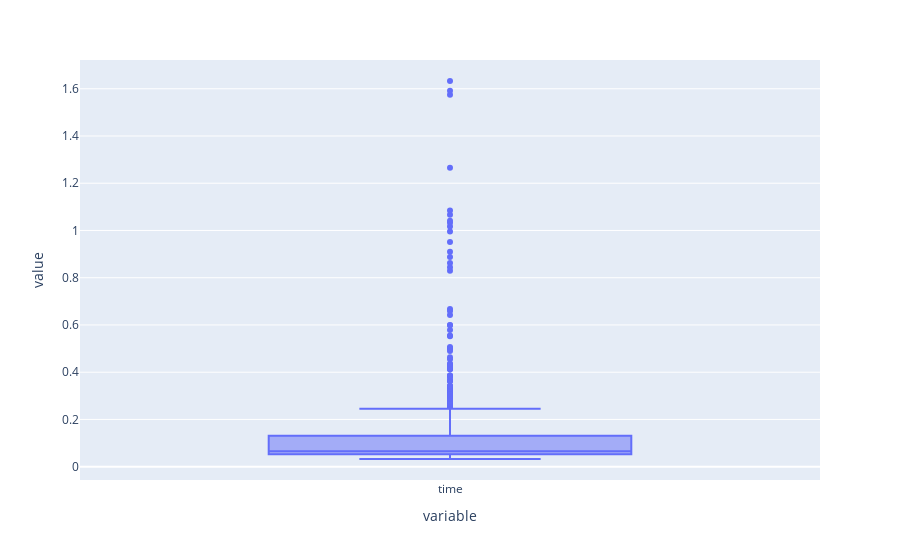

Notebook cell for this chart:
### Code cell
addresses_seq[["time"]].boxplot()

### Figure 1 — Plotly figure (JSON) as saved in the notebook; plotly's stock layout.template omitted (floating-point values rounded to 4 significant figures; data arrays with more than 128 entries replaced by an {"elided": "..."} marker saying what was removed)
{"data": [{"alignmentgroup": "True", "hovertemplate": "variable=%{x}<br>value=%{y}<extra></extra>", "legendgroup": "", "marker": {"color": "#636efa"}, "name": "", "notched": false, "offsetgroup": "", "orientation": "v", "showlegend": false, "type": "box", "x": {"elided": "1000 str values"}, "x0": " ", "xaxis": "x", "y": {"elided": "1000 float values"}, "y0": " ", "yaxis": "y"}], "layout": {"boxmode": "group", "legend": {"tracegroupgap": 0}, "margin": {"t": 60}, "xaxis": {"anchor": "y", "domain": [0, 1], "title": {"text": "variable"}}, "yaxis": {"anchor": "x", "domain": [0, 1], "title": {"text": "value"}}}}
